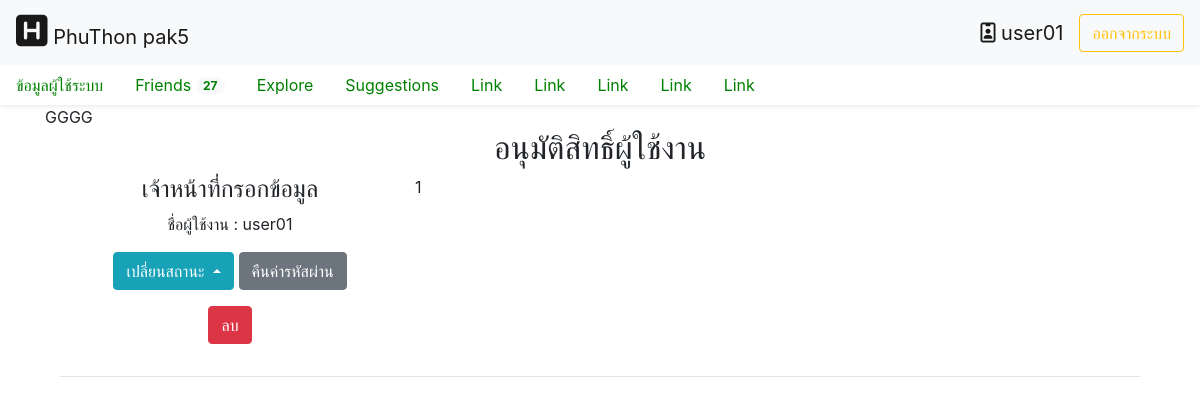
/home_admin.php (signed in), run on an earlier commit of the app's database.
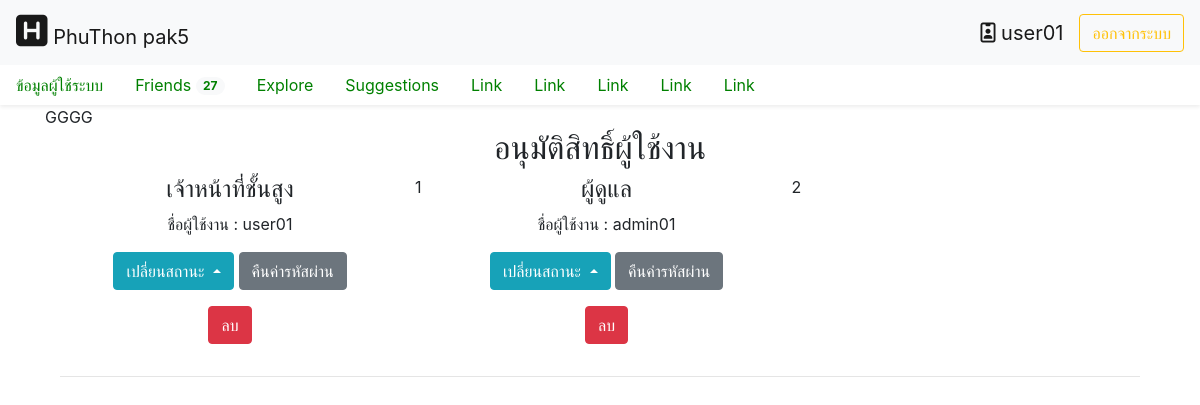
And on a later commit of the database.
### tables this page shows
CREATE TABLE `user` (
  `permiss_id` tinyint(2) NOT NULL,
  `user_id` varchar(255) NOT NULL,
  `pass_id` varchar(255) NOT NULL,
  `card_id` char(13) NOT NULL,
  `user_email` varchar(255) NOT NULL,
  `verification_user` varchar(255) NOT NULL,
  `verification_type` tinyint(1) NOT NULL
);

### module/view/admin_datauser.php (the view, shortened to what this page needs)
<?php
echo "GGGG";
$con = connect_db();
?>
<div class="text-center">
<h2>อนุมัติสิทธิ์ผู้ใช้งาน</h2>
<div class="container">
    <div class="row">
      <?php
        $select = mysqli_query($con,"SELECT permiss_id,user_id FROM user")or die("select sql error!!!!".mysqli_error($con));
        $num=1;
        while(list($permiss_id,$user_id)=mysqli_fetch_row($select)){
        if($permiss_id==5){
          $status_text="ไม่มีสถานะ";
        }else if($permiss_id==4){
          $status_text="ผู้ดูแล";
        }else if($permiss_id==3){
          $status_text="เจ้าหน้าที่กรอกข้อมูล";
        }else if($permiss_id==2){
          $status_text="เจ้าหน้าที่ปัฎิบัติงาน";
        }else{
          $status_text="เจ้าหน้าที่ชั้นสูง";
        }?>
      <div class="col-md-4">
        <h4><?php echo $status_text; ?></h4>
        <p>ชื่อผู้ใช้งาน : <?php echo $user_id; ?></p>
        <p>
        <div class="btn-group dropup">
      <button type="submit" class="btn btn-info dropdown-toggle" data-toggle="dropdown" aria-haspopup="true" aria-expanded="false">
          เปลี่ยนสถานะ
        </button>
        </div>
        <a class="btn btn-secondary" href="#" role="button">คืนค่ารหัสผ่าน</a>
        </p>
        <p><a class="btn btn-danger" href="#" role="button">ลบ</a></p>
      </div>
      <?php echo $num; $num++; }
      ?>
    </div>
    <hr>
  </div>
</div>

### home_admin.php (shortened to what this page needs)
<html lang="en">
<head>
  <link rel="stylesheet" href="https://maxcdn.bootstrapcdn.com/bootstrap/4.3.1/css/bootstrap.min.css">
  <link rel="stylesheet" type="text/css" href="https://cdn.datatables.net/v/dt/dt-1.10.18/datatables.min.css"/>
  <link rel="stylesheet" href="home.css">
</head>
<body>
 <nav class="navbar navbar-expand-lg navbar-light bg-light">
  <a class="navbar-brand" href="home.php"><i style="font-size: 36px" class="fas fa-h-square"></i> PhuThon pak5</a>
  <div class="collapse navbar-collapse" id="navbarTogglerDemo03">
    <form class="form-inline my-2 my-lg-0">
    <a class="navbar-brand"  href="home.php?module=1&action=5"><i class="far fa-id-badge"></i> <?php echo $_SESSION['user_name']; ?></a>
    <a href="module/fuction/destroy_session.php"><button class="btn btn-outline-warning my-2 my-sm-0" type="button">ออกจากระบบ</button></a>
    </form>
  </div>
</nav>
<div class="nav-scroller bg-white shadow-sm">
  <nav class="nav nav-underline">
    <a class="nav-link active" href="home_admin.php?module=1&action=6">ข้อมูลผู้ใช้ระบบ</a>
    <a class="nav-link" href="#">
      Friends
      <span class="badge badge-pill bg-light align-text-bottom">27</span>
    </a>
    <a class="nav-link" href="#">Explore</a>
    <a class="nav-link" href="#">Suggestions</a>
    <a class="nav-link" href="#">Link</a>
    <a class="nav-link" href="#">Link</a>
    <a class="nav-link" href="#">Link</a>
    <a class="nav-link" href="#">Link</a>
    <a class="nav-link" href="#">Link</a>
  </nav>
</div>
<main role="main" class="container">
  <div>
  <?php
  include("module/fuction/fc_module.php");
  if(empty($_GET['module'])||empty($_GET['action'])){
  module(1,6);
  }else{
  module($_GET['module'],$_GET['action']);
  }
  ?>
  </div>
</main>
</body>
</html>

### module/fuction/fc_module.php (shortened to what this page needs)
<?php
    function module($module,$action){
        $m = "";
        $a = "";
        switch($module){
            case 1 : $m="view"; break;
        }
        switch($action){
            case 6 : $a="admin_datauser.php"; break;
        }
        if($m=="404"||$a=="404.php"){
            include("module/404/404.php");
        }else{
            include("module/$m/$a");
        }
    }
?>

### home.css (style rules this page uses)
a { color: green; }

What changed in the data, as far as the page shows it:
changed user "user01": permiss "เจ้าหน้าที่กรอกข้อมูล" → "เจ้าหน้าที่ชั้นสูง"
added user: permiss "ผู้ดูแล", user "admin01"
